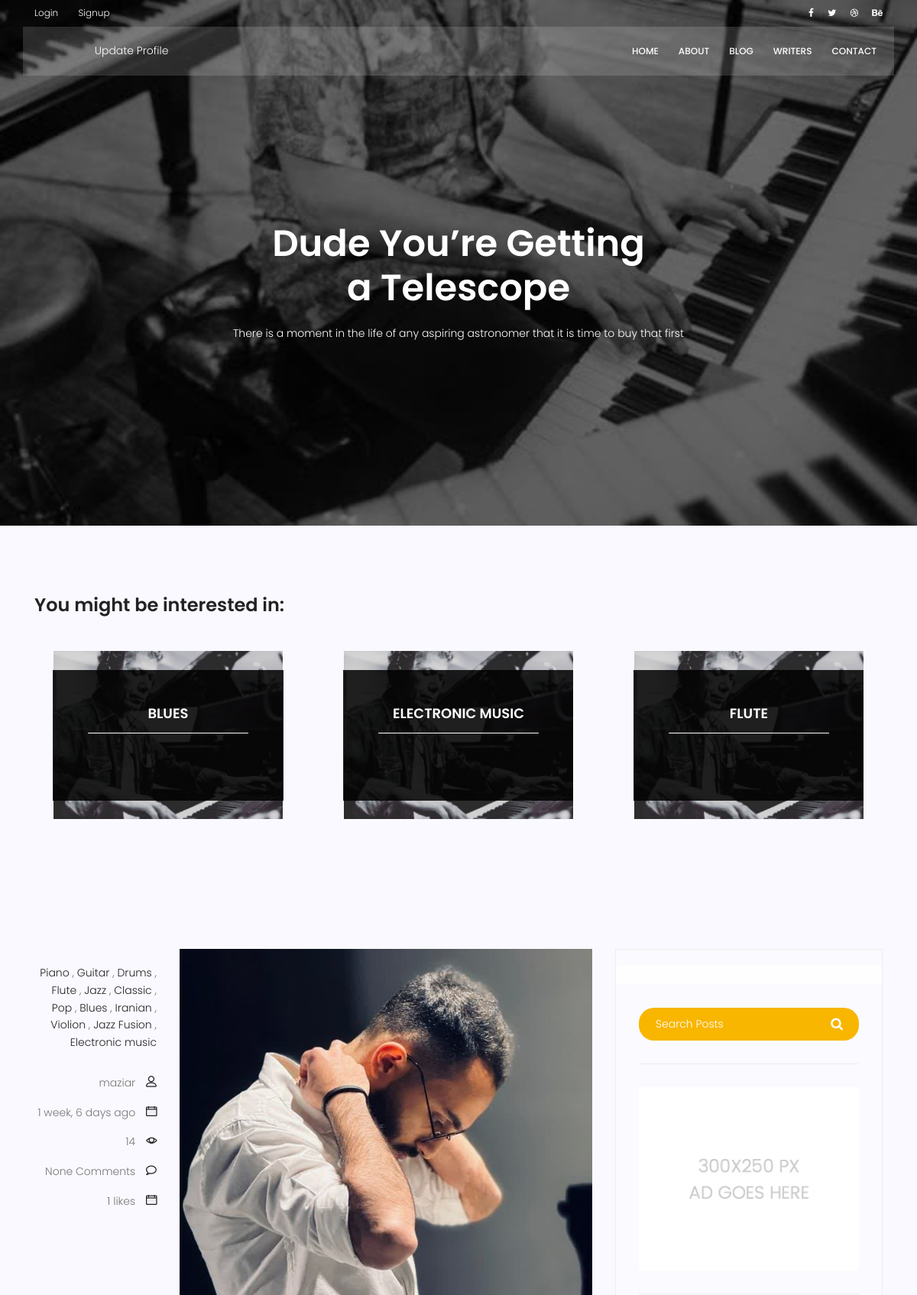
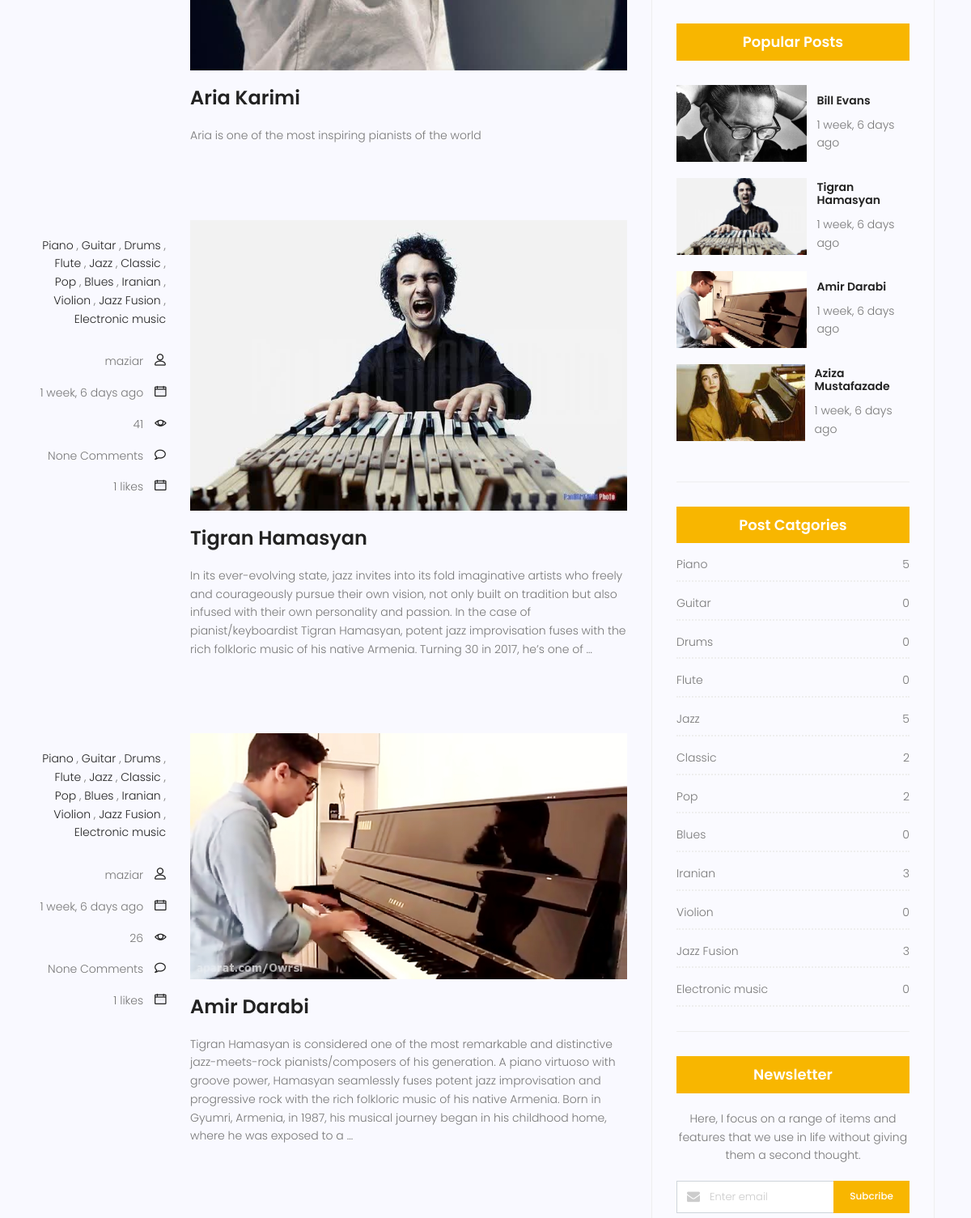
Screenshot of /blog/ (upper part) with the database file from the repository (2 pictures, top to bottom).
### blog/models.py (models this page shows, shortened)
class Category(models.Model):
  name = models.CharField(max_length=255)
  image = models.ImageField(default='Chick_Corea.jpg')
  def __str__(self):
    return self.name

class Post(models.Model):
  title = models.CharField(max_length=255)
  image = models.ImageField()
  content = models.TextField()
  published_date = models.DateTimeField(auto_now_add=True)
  updated_date = models.DateTimeField(auto_now=True)
  counted_views = models.IntegerField(default=1)
  category = models.ManyToManyField(Category)
  author = models.ForeignKey(User, on_delete=models.SET_NULL, null=True)
  approved = models.BooleanField(default=False)
  likes = models.ManyToManyField(User, related_name='blog_post')
  def total_likes(self):
     return self.likes.count()
  class Meta:
     ordering = ['published_date']

### blog/views.py (the view, shortened to what this page needs)
# urls.py: path('', views.blog_view, name='index'),
def blog_view(request, **kwargs):
  posts = Post.objects.all()
  categories = Category.objects.all()
  return render(request, 'blog/blog-home.html',{
      'posts':posts,
      'categories':categories,
    })

### blog/templatetags/blog_tags.py (called while the page is built)
@register.inclusion_tag('blog/post-categories.html')
def post_categories():
  category_counts = Category.objects.annotate(
  post_count=Count('post'))
  cat_dict = {}
  for category in category_counts:
    category_name = category.name
    post_count = category.post_count
    cat_dict[category_name] = post_count
  return {
    'categories':cat_dict
  }

@register.inclusion_tag('blog/popular.html')
def popular_posts():
  posts = Post.objects.filter(approved=True).order_by('-counted_views')[:4]
  return {
    'posts':posts
  }

@register.simple_tag(name='comments_count')
def func(pid):
  post = Post.objects.get(pk=pid)

@register.inclusion_tag('blog/random_categories.html')
def top_categories():
     categories = list(Category.objects.all())
     random.shuffle(categories)
     random_categories = categories[:3]
     return {
      'random_categories':random_categories
    }

### templates/blog/blog-home.html (shortened to what this page needs)
{% extends 'base.html' %}
{% load static %}
{% load humanize %}
{% load blog_tags %}
{% block content %}
<section class="banner-area relative blog-home-banner" id="home">
	<div class="overlay overlay-bg"></div>
	<div class="container">
		<div class="row d-flex align-items-center justify-content-center">
			<div class="about-content blog-header-content col-lg-12">
				<h1 class="text-white">
					Dude You’re Getting
					a Telescope
				</h1>
				<p class="text-white">
					There is a moment in the life of any aspiring astronomer that it is time to buy that first
				</p>
			</div>
		</div>
	</div>
</section>
<section class="top-category-widget-area pt-90 pb-90 ">
	<div class="container">
		<h3>You might be interested in:</h3>
		<br>
		<br>
		<div class="row">
		{% top_categories %}
		</div>
	</div>
</section>
<section class="post-content-area single-post-area">
	<div class="container">
		<div class="row">
			<div class="col-lg-8 posts-list">
				{% for post in posts %}
				<div class="single-post row">
					<div class="col-lg-3  col-md-3 meta-details">
						<ul class="tags">
							{% for cat in categories %}
							<li><a href="{% url 'blog:category' cat_name=cat %}">{{cat}}</a></li>
							{% if not forloop.last %},{% endif %}
							{% endfor %}
						</ul>
						<div class="user-details row">
							<p class="user-name col-lg-12 col-md-12 col-6"><a
									href="{% url 'blog:author' author_name=post.author %}">{{post.author.username}}</a> <span class="lnr lnr-user"></span></p>
							<p class="date col-lg-12 col-md-12 col-6"><a href="#">{{post.published_date|naturaltime}}</a> <span
									class="lnr lnr-calendar-full"></span></p>
							<p class="view col-lg-12 col-md-12 col-6"><a href="#">{{post.counted_views}}</a> <span
									class="lnr lnr-eye"></span></p>
							<p class="comments col-lg-12 col-md-12 col-6"><a href="#">{% comments_count post.id %} Comments</a> <span
									class="lnr lnr-bubble"></span></p>
									<p class="date col-lg-12 col-md-12 col-6"><a href="#">{{post.total_likes}} likes</a> <span
										class="lnr lnr-calendar-full"></span></p>
						</div>
					</div>
					<div class="col-lg-9 col-md-9 ">
						<div class="feature-img">
							<img class="img-fluid" src="{{post.image.url}}" alt="">
						</div>
						<a class="posts-title" href="{% url 'blog:single' pid=post.id %}">
							<h3>{{post.title}}</h3>
						</a>
						<p class="excert">
							{{post.content|truncatewords:60}}
						</p>
					</div>
				</div>
				{% endfor %}
			</div>
			<div class="col-lg-4 sidebar-widgets">
				<div class="widget-wrap">
					<div class="alert alert-light" role="alert">
					</div>
					{% include 'blog/search.html' %}
					{% if profile %}
								{% load static %}
								{% load blog_tags %}
					{% endif %}
					{% include 'blog/ads.html' %}
					{% popular_posts %}
					{% post_categories %}
					{% include 'blog/newsletter.html' %}
				</div>
			</div>
		</div>
	</div>
</section>
{% endblock %}

### templates/blog/random_categories.html
{% load static %}
{% load blog_tags %}
{% for cat in random_categories %}
    <div class="col-lg-4">
      <div class="single-cat-widget">
        <div class="content relative">
          <div class="overlay overlay-bg"></div>
          <a href="{% url 'blog:category' cat_name=cat  %}" target="_blank">
            <div class="thumb">
              <img class="content-image img-fluid d-block mx-auto" src="{{cat.image.url}}"
                alt="">
            </div>
            <div class="content-details">
              <h4 class="content-title mx-auto text-uppercase">{{cat.name}}</h4>
              <span></span>
            </div>
          </a>
        </div>
      </div>
</div>
{% endfor %}

### templates/blog/popular.html
{% load static %}
{% load blog_tags %}
{% load humanize %}
<div class="single-sidebar-widget popular-post-widget">
  <h4 class="popular-title">Popular Posts</h4>
  <div class="popular-post-list">
    {% for post in posts %}
    <div class="single-post-list d-flex flex-row align-items-center">
      <div class="thumb">
        <img class="img-fluid" src="{{post.image.url}}" alt="">
      </div>
      <div class="details">
        <a href="{% url 'blog:single' pid=post.id %}"><h6>{{post.title}}</h6></a>
        <p>{{post.published_date|naturaltime}}</p>
      </div>
    </div>
    {% endfor %}
  </div>
</div>

### templates/blog/post-categories.html
{% load static %}
<div class="single-sidebar-widget post-category-widget">
  <h4 class="category-title">Post Catgories</h4>
  <ul class="cat-list">
    {% for cat,value in categories.items %}
    <li>
      <a href="{% url 'blog:category' cat_name=cat %}" class="d-flex justify-content-between">
        <p>{{cat}}</p>
        <p>{{value}}</p>
      </a>
    </li>
    {% endfor %}
  </ul>
</div>

### rows the page displays
Category: image (picture), name "BLUES", name "Blues", categories "Blues"
Category: image (picture), name "ELECTRONIC MUSIC", name "Electronic music", categories "Electronic music"
Category: image (picture), name "FLUTE", name "Flute", categories "Flute"
Post: author.username "maziar", published_date "1 week, 6 days ago", counted_views "14", id "None", total_likes "1", image (picture), title "Aria Karimi", content "Aria is one of the most inspiring pianists of the world"
Category: name "Piano", categories "Piano"
Category: name "Guitar", categories "Guitar"
Category: name "Drums", categories "Drums"
Category: name "Jazz", categories "Jazz"
Category: name "Classic", categories "Classic"
Category: name "Pop", categories "Pop"
Category: name "Iranian", categories "Iranian"
Category: name "Violion", categories "Violion"
Category: name "Jazz Fusion", categories "Jazz Fusion"
Post: author.username "maziar", published_date "1 week, 6 days ago", counted_views "41", id "None", total_likes "1", image (picture), title "Tigran Hamasyan", content "In its ever-evolving state, jazz invites into its fold imaginative artists who freely and courageously pursue their own vision, not only built on tradition but also infused with their own personality and passion. In the case of pianist/keyboardist Tigran Hamasyan, potent jazz improvisation fuses with the rich folkloric music of his native Armenia. Turning 30 in 2017, he’s one of …"
Post: author.username "maziar", published_date "1 week, 6 days ago", counted_views "26", id "None", total_likes "1", image (picture), title "Amir Darabi", content "Tigran Hamasyan is considered one of the most remarkable and distinctive jazz-meets-rock pianists/composers of his generation. A piano virtuoso with groove power, Hamasyan seamlessly fuses potent jazz improvisation and progressive rock with the rich folkloric music of his native Armenia. Born in Gyumri, Armenia, in 1987, his musical journey began in his childhood home, where he was exposed to a …"
Post: image (picture), title "Bill Evans", published_date "1 week, 6 days ago"
Post: image (picture), title "Aziza Mustafazade", published_date "1 week, 6 days ago"

### other values shown
{{ value }} "5" "0" "0" "0" "5" "2" "2" "0" "3" "0" "3" "0"
